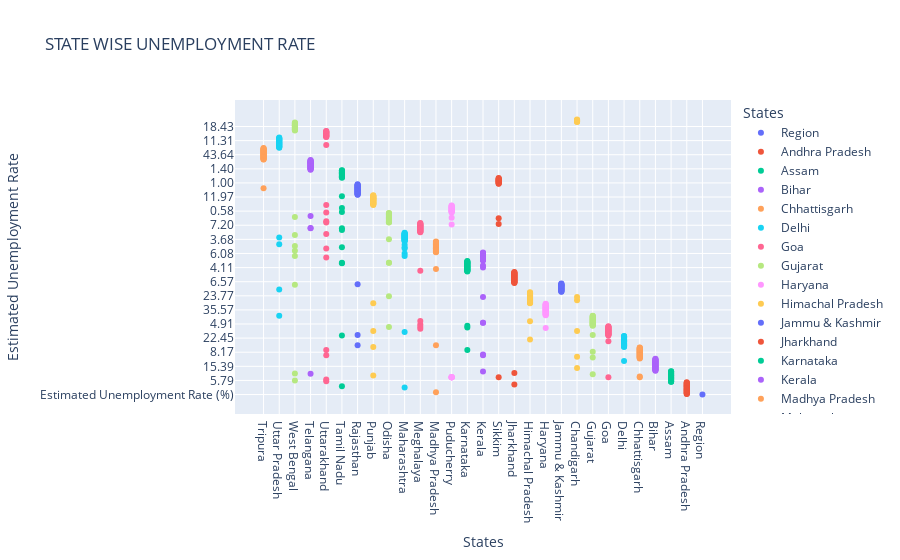

The cell this chart's notebook holds for it:
### Code cell
#visualizing the given dataset using scattered graph
fg=px.scatter(data,x='States',y='Estimated Unemployment Rate',color='States',title='STATE WISE UNEMPLOYMENT RATE',template='plotly')
fg.update_layout(xaxis={'categoryorder':'total descending'})
fg.show()

### Figure 1 — Plotly figure (JSON) as saved in the notebook; plotly's stock layout.template omitted (floating-point values rounded to 4 significant figures)
{"data": [{"hovertemplate": "States=%{x}<br>Estimated Unemployment Rate=%{y}<extra></extra>", "legendgroup": "Region", "marker": {"color": "#636efa", "symbol": "circle"}, "mode": "markers", "name": "Region", "orientation": "v", "showlegend": true, "type": "scatter", "x": ["Region"], "xaxis": "x", "y": [" Estimated Unemployment Rate (%)"], "yaxis": "y"}, {"hovertemplate": "States=%{x}<br>Estimated Unemployment Rate=%{y}<extra></extra>", "legendgroup": "Andhra Pradesh", "marker": {"color": "#EF553B", "symbol": "circle"}, "mode": "markers", "name": "Andhra Pradesh", "orientation": "v", "showlegend": true, "type": "scatter", "x": ["Andhra Pradesh", "Andhra Pradesh", "Andhra Pradesh", "Andhra Pradesh", "Andhra Pradesh", "Andhra Pradesh", "Andhra Pradesh", "Andhra Pradesh", "Andhra Pradesh", "Andhra Pradesh", "Andhra Pradesh", "Andhra Pradesh", "Andhra Pradesh", "Andhra Pradesh", "Andhra Pradesh", "Andhra Pradesh", "Andhra Pradesh", "Andhra Pradesh", "Andhra Pradesh", "Andhra Pradesh", "Andhra Pradesh", "Andhra Pradesh", "Andhra Pradesh", "Andhra Pradesh", "Andhra Pradesh", "Andhra Pradesh", "Andhra Pradesh", "Andhra Pradesh"], "xaxis": "x", "y": [" 3.65", " 3.05", " 3.75", " 3.32", " 5.17", " 3.52", " 4.12", " 4.38", " 4.84", " 5.91", " 4.06", " 16.29", " 14.46", " 0.85", " 6.09", " 3.80", " 5.64", " 4.61", " 6.01", " 4.70", " 7.54", " 7.88", " 7.11", " 5.66", " 9.88", " 32.30", " 24.91", " 5.86"], "yaxis": "y"}, {"hovertemplate": "States=%{x}<br>Estimated Unemployment Rate=%{y}<extra></extra>", "legendgroup": "Assam", "marker": {"color": "#00cc96", "symbol": "circle"}, "mode": "markers", "name": "Assam", "orientation": "v", "showlegend": true, "type": "scatter", "x": ["Assam", "Assam", "Assam", "Assam", "Assam", "Assam", "Assam", "Assam", "Assam", "Assam", "Assam", "Assam", "Assam", "Assam", "Assam", "Assam", "Assam", "Assam", "Assam", "Assam", "Assam", "Assam", "Assam", "Assam", "Assam", "Assam"], "xaxis": "x", "y": [" 4.29", " 5.08", " 4.26", " 5.79", " 4.46", " 4.65", " 4.66", " 4.29", " 3.26", " 3.77", " 9.38", " 0.00", " 7.87", " 9.89", " 3.21", " 10.39", " 9.26", " 11.17", " 6.31", " 5.02", " 7.24", " 9.98", " 10.34", " 8.37", " 10.77", " 3.42"], "yaxis": "y"}, {"hovertemplate": "States=%{x}<br>Estimated Unemployment Rate=%{y}<extra></extra>", "legendgroup": "Bihar", "marker": {"color": "#ab63fa", "symbol": "circle"}, "mode": "markers", "name": "Bihar", "orientation": "v", "showlegend": true, "type": "scatter", "x": ["Bihar", "Bihar", "Bihar", "Bihar", "Bihar", "Bihar", "Bihar", "Bihar", "Bihar", "Bihar", "Bihar", "Bihar", "Bihar", "Bihar", "Bihar", "Bihar", "Bihar", "Bihar", "Bihar", "Bihar", "Bihar", "Bihar", "Bihar", "Bihar", "Bihar", "Bihar", "Bihar", "Bihar"], "xaxis": "x", "y": [" 9.27", " 10.20", " 13.44", " 11.00", " 8.87", " 12.47", " 12.40", " 10.16", " 9.13", " 9.61", " 15.39", " 45.09", " 47.26", " 20.49", " 19.90", " 13.29", " 16.41", " 17.66", " 20.46", " 14.06", " 17.62", " 14.91", " 20.69", " 15.11", " 15.73", " 58.77", " 37.87", " 12.45"], "yaxis": "y"}, {"hovertemplate": "States=%{x}<br>Estimated Unemployment Rate=%{y}<extra></extra>", "legendgroup": "Chhattisgarh", "marker": {"color": "#FFA15A", "symbol": "circle"}, "mode": "markers", "name": "Chhattisgarh", "orientation": "v", "showlegend": true, "type": "scatter", "x": ["Chhattisgarh", "Chhattisgarh", "Chhattisgarh", "Chhattisgarh", "Chhattisgarh", "Chhattisgarh", "Chhattisgarh", "Chhattisgarh", "Chhattisgarh", "Chhattisgarh", "Chhattisgarh", "Chhattisgarh", "Chhattisgarh", "Chhattisgarh", "Chhattisgarh", "Chhattisgarh", "Chhattisgarh", "Chhattisgarh", "Chhattisgarh", "Chhattisgarh", "Chhattisgarh", "Chhattisgarh", "Chhattisgarh", "Chhattisgarh", "Chhattisgarh", "Chhattisgarh", "Chhattisgarh", "Chhattisgarh"], "xaxis": "x", "y": [" 9.82", " 6.76", " 4.54", " 4.64", " 8.33", " 6.96", " 2.77", " 6.11", " 9.89", " 7.89", " 7.31", " 0.00", " 7.64", " 10.14", " 9.77", " 11.77", " 8.17", " 6.29", " 9.46", " 10.27", " 8.32", " 3.57", " 9.01", " 9.79", " 8.21", " 20.13", " 24.10", " 27.07"], "yaxis": "y"}, {"hovertemplate": "States=%{x}<br>Estimated Unemployment Rate=%{y}<extra></extra>", "legendgroup": "Delhi", "marker": {"color": "#19d3f3", "symbol": "circle"}, "mode": "markers", "name": "Delhi", "orientation": "v", "showlegend": true, "type": "scatter", "x": ["Delhi", "Delhi", "Delhi", "Delhi", "Delhi", "Delhi", "Delhi", "Delhi", "Delhi", "Delhi", "Delhi", "Delhi", "Delhi", "Delhi", "Delhi", "Delhi", "Delhi", "Delhi", "Delhi", "Delhi", "Delhi", "Delhi", "Delhi", "Delhi", "Delhi", "Delhi", "Delhi", "Delhi"], "xaxis": "x", "y": [" 12.56", " 9.33", " 11.07", " 17.18", " 12.50", " 15.84", " 11.11", " 16.97", " 13.48", " 13.81", " 15.18", " 20.69", " 22.76", " 21.14", " 12.31", " 12.76", " 14.68", " 13.52", " 20.59", " 12.41", " 16.11", " 11.07", " 22.45", " 14.86", " 17.09", " 16.51", " 45.78", " 18.11"], "yaxis": "y"}, {"hovertemplate": "States=%{x}<br>Estimated Unemployment Rate=%{y}<extra></extra>", "legendgroup": "Goa", "marker": {"color": "#FF6692", "symbol": "circle"}, "mode": "markers", "name": "Goa", "orientation": "v", "showlegend": true, "type": "scatter", "x": ["Goa", "Goa", "Goa", "Goa", "Goa", "Goa", "Goa", "Goa", "Goa", "Goa", "Goa", "Goa", "Goa", "Goa", "Goa", "Goa", "Goa", "Goa", "Goa", "Goa", "Goa", "Goa", "Goa", "Goa"], "xaxis": "x", "y": [" 2.91", " 5.45", " 10.98", " 1.98", " 3.61", " 7.21", " 23.71", " 3.54", " 5.38", " 0.00", " 15.91", " 20.00", " 2.75", " 13.33", " 12.28", " 4.90", " 3.16", " 12.31", " 25.20", " 16.22", " 10.92", " 4.31", " 4.76", " 11.76"], "yaxis": "y"}, {"hovertemplate": "States=%{x}<br>Estimated Unemployment Rate=%{y}<extra></extra>", "legendgroup": "Gujarat", "marker": {"color": "#B6E880", "symbol": "circle"}, "mode": "markers", "name": "Gujarat", "orientation": "v", "showlegend": true, "type": "scatter", "x": ["Gujarat", "Gujarat", "Gujarat", "Gujarat", "Gujarat", "Gujarat", "Gujarat", "Gujarat", "Gujarat", "Gujarat", "Gujarat", "Gujarat", "Gujarat", "Gujarat", "Gujarat", "Gujarat", "Gujarat", "Gujarat", "Gujarat", "Gujarat", "Gujarat", "Gujarat", "Gujarat", "Gujarat", "Gujarat", "Gujarat", "Gujarat", "Gujarat"], "xaxis": "x", "y": [" 2.88", " 4.77", " 4.58", " 3.70", " 6.29", " 4.91", " 4.68", " 3.46", " 5.35", " 6.64", " 7.59", " 12.00", " 14.58", " 1.41", " 4.09", " 6.31", " 5.15", " 4.20", " 5.96", " 5.45", " 7.53", " 5.71", " 5.82", " 6.04", " 5.39", " 25.94", " 11.62", " 4.54"], "yaxis": "y"}, {"hovertemplate": "States=%{x}<br>Estimated Unemployment Rate=%{y}<extra></extra>", "legendgroup": "Haryana", "marker": {"color": "#FF97FF", "symbol": "circle"}, "mode": "markers", "name": "Haryana", "orientation": "v", "showlegend": true, "type": "scatter", "x": ["Haryana", "Haryana", "Haryana", "Haryana", "Haryana", "Haryana", "Haryana", "Haryana", "Haryana", "Haryana", "Haryana", "Haryana", "Haryana", "Haryana", "Haryana", "Haryana", "Haryana", "Haryana", "Haryana", "Haryana", "Haryana", "Haryana", "Haryana", "Haryana", "Haryana", "Haryana", "Haryana", "Haryana"], "xaxis": "x", "y": [" 14.54", " 23.08", " 16.22", " 30.94", " 16.36", " 24.17", " 16.59", " 29.56", " 16.21", " 27.19", " 23.92", " 41.61", " 34.22", " 35.57", " 24.67", " 20.42", " 25.45", " 24.19", " 26.84", " 21.04", " 27.06", " 23.65", " 27.24", " 23.29", " 27.14", " 46.89", " 38.46", " 29.41"], "yaxis": "y"}, {"hovertemplate": "States=%{x}<br>Estimated Unemployment Rate=%{y}<extra></extra>", "legendgroup": "Himachal Pradesh", "marker": {"color": "#FECB52", "symbol": "circle"}, "mode": "markers", "name": "Himachal Pradesh", "orientation": "v", "showlegend": true, "type": "scatter", "x": ["Himachal Pradesh", "Himachal Pradesh", "Himachal Pradesh", "Himachal Pradesh", "Himachal Pradesh", "Himachal Pradesh", "Himachal Pradesh", "Himachal Pradesh", "Himachal Pradesh", "Himachal Pradesh", "Himachal Pradesh", "Himachal Pradesh", "Himachal Pradesh", "Himachal Pradesh", "Himachal Pradesh", "Himachal Pradesh", "Himachal Pradesh", "Himachal Pradesh", "Himachal Pradesh", "Himachal Pradesh", "Himachal Pradesh", "Himachal Pradesh", "Himachal Pradesh", "Himachal Pradesh", "Himachal Pradesh", "Himachal Pradesh", "Himachal Pradesh", "Himachal Pradesh"], "xaxis": "x", "y": [" 13.68", " 11.43", " 20.59", " 18.56", " 15.98", " 15.81", " 22.86", " 19.46", " 16.67", " 15.42", " 17.71", " 2.13", " 25.64", " 1.12", " 10.88", " 21.43", " 21.51", " 24.48", " 12.00", " 23.77", " 27.27", " 25.32", " 18.15", " 27.31", " 26.44", " 2.70", " 50.00", " 10.81"], "yaxis": "y"}, {"hovertemplate": "States=%{x}<br>Estimated Unemployment Rate=%{y}<extra></extra>", "legendgroup": "Jammu & Kashmir", "marker": {"color": "#636efa", "symbol": "circle"}, "mode": "markers", "name": "Jammu & Kashmir", "orientation": "v", "showlegend": true, "type": "scatter", "x": ["Jammu & Kashmir", "Jammu & Kashmir", "Jammu & Kashmir", "Jammu & Kashmir", "Jammu & Kashmir", "Jammu & Kashmir", "Jammu & Kashmir", "Jammu & Kashmir", "Jammu & Kashmir", "Jammu & Kashmir", "Jammu & Kashmir", "Jammu & Kashmir", "Jammu & Kashmir", "Jammu & Kashmir", "Jammu & Kashmir", "Jammu & Kashmir", "Jammu & Kashmir", "Jammu & Kashmir", "Jammu & Kashmir", "Jammu & Kashmir", "Jammu & Kashmir"], "xaxis": "x", "y": [" 12.78", " 12.09", " 13.67", " 11.32", " 19.27", " 14.73", " 22.19", " 21.23", " 16.00", " 2.22", " 18.97", " 23.04", " 19.88", " 21.55", " 24.06", " 14.29", " 7.02", " 18.54", " 19.86", " 14.29", " 12.96"], "yaxis": "y"}, {"hovertemplate": "States=%{x}<br>Estimated Unemployment Rate=%{y}<extra></extra>", "legendgroup": "Jharkhand", "marker": {"color": "#EF553B", "symbol": "circle"}, "mode": "markers", "name": "Jharkhand", "orientation": "v", "showlegend": true, "type": "scatter", "x": ["Jharkhand", "Jharkhand", "Jharkhand", "Jharkhand", "Jharkhand", "Jharkhand", "Jharkhand", "Jharkhand", "Jharkhand", "Jharkhand", "Jharkhand", "Jharkhand", "Jharkhand", "Jharkhand", "Jharkhand", "Jharkhand", "Jharkhand", "Jharkhand", "Jharkhand", "Jharkhand", "Jharkhand", "Jharkhand", "Jharkhand", "Jharkhand", "Jharkhand", "Jharkhand", "Jharkhand", "Jharkhand"], "xaxis": "x", "y": [" 7.11", " 8.46", " 9.98", " 12.06", " 7.12", " 6.57", " 8.07", " 15.15", " 6.16", " 9.06", " 5.01", " 41.72", " 55.10", " 21.53", " 17.23", " 20.51", " 15.67", " 20.25", " 21.16", " 19.05", " 17.34", " 22.01", " 22.96", " 19.67", " 16.40", " 61.48", " 70.17", " 19.38"], "yaxis": "y"}, {"hovertemplate": "States=%{x}<br>Estimated Unemployment Rate=%{y}<extra></extra>", "legendgroup": "Karnataka", "marker": {"color": "#00cc96", "symbol": "circle"}, "mode": "markers", "name": "Karnataka", "orientation": "v", "showlegend": true, "type": "scatter", "x": ["Karnataka", "Karnataka", "Karnataka", "Karnataka", "Karnataka", "Karnataka", "Karnataka", "Karnataka", "Karnataka", "Karnataka", "Karnataka", "Karnataka", "Karnataka", "Karnataka", "Karnataka", "Karnataka", "Karnataka", "Karnataka", "Karnataka", "Karnataka", "Karnataka", "Karnataka", "Karnataka", "Karnataka", "Karnataka", "Karnataka", "Karnataka", "Karnataka"], "xaxis": "x", "y": [" 5.46", " 5.98", " 0.52", " 0.37", " 3.20", " 7.13", " 1.19", " 0.41", " 2.57", " 4.11", " 2.39", " 33.17", " 23.72", " 10.92", " 6.56", " 5.00", " 2.29", " 1.27", " 3.57", " 3.87", " 3.44", " 1.56", " 3.31", " 2.88", " 4.92", " 25.12", " 15.88", " 6.12"], "yaxis": "y"}, {"hovertemplate": "States=%{x}<br>Estimated Unemployment Rate=%{y}<extra></extra>", "legendgroup": "Kerala", "marker": {"color": "#ab63fa", "symbol": "circle"}, "mode": "markers", "name": "Kerala", "orientation": "v", "showlegend": true, "type": "scatter", "x": ["Kerala", "Kerala", "Kerala", "Kerala", "Kerala", "Kerala", "Kerala", "Kerala", "Kerala", "Kerala", "Kerala", "Kerala", "Kerala", "Kerala", "Kerala", "Kerala", "Kerala", "Kerala", "Kerala", "Kerala", "Kerala", "Kerala", "Kerala", "Kerala", "Kerala", "Kerala", "Kerala", "Kerala"], "xaxis": "x", "y": [" 6.63", " 9.00", " 4.95", " 10.32", " 5.35", " 9.14", " 5.00", " 10.77", " 4.11", " 8.91", " 8.85", " 10.71", " 23.38", " 27.66", " 6.11", " 6.67", " 7.58", " 7.69", " 5.52", " 5.35", " 6.71", " 7.31", " 6.65", " 6.08", " 9.14", " 21.43", " 30.28", " 12.17"], "yaxis": "y"}, {"hovertemplate": "States=%{x}<br>Estimated Unemployment Rate=%{y}<extra></extra>", "legendgroup": "Madhya Pradesh", "marker": {"color": "#FFA15A", "symbol": "circle"}, "mode": "markers", "name": "Madhya Pradesh", "orientation": "v", "showlegend": true, "type": "scatter", "x": ["Madhya Pradesh", "Madhya Pradesh", "Madhya Pradesh", "Madhya Pradesh", "Madhya Pradesh", "Madhya Pradesh", "Madhya Pradesh", "Madhya Pradesh", "Madhya Pradesh", "Madhya Pradesh", "Madhya Pradesh", "Madhya Pradesh", "Madhya Pradesh", "Madhya Pradesh", "Madhya Pradesh", "Madhya Pradesh", "Madhya Pradesh", "Madhya Pradesh", "Madhya Pradesh", "Madhya Pradesh", "Madhya Pradesh", "Madhya Pradesh", "Madhya Pradesh", "Madhya Pradesh", "Madhya Pradesh", "Madhya Pradesh", "Madhya Pradesh", "Madhya Pradesh"], "xaxis": "x", "y": [" 3.63", " 4.25", " 3.92", " 4.94", " 3.08", " 2.98", " 2.72", " 2.94", " 3.66", " 4.42", " 1.19", " 12.50", " 22.46", " 6.46", " 3.91", " 6.38", " 7.38", " 6.82", " 7.00", " 4.40", " 6.06", " 6.20", " 5.17", " 4.96", " 4.80", " 11.94", " 40.49", " 12.72"], "yaxis": "y"}, {"hovertemplate": "States=%{x}<br>Estimated Unemployment Rate=%{y}<extra></extra>", "legendgroup": "Maharashtra", "marker": {"color": "#19d3f3", "symbol": "circle"}, "mode": "markers", "name": "Maharashtra", "orientation": "v", "showlegend": true, "type": "scatter", "x": ["Maharashtra", "Maharashtra", "Maharashtra", "Maharashtra", "Maharashtra", "Maharashtra", "Maharashtra", "Maharashtra", "Maharashtra", "Maharashtra", "Maharashtra", "Maharashtra", "Maharashtra", "Maharashtra", "Maharashtra", "Maharashtra", "Maharashtra", "Maharashtra", "Maharashtra", "Maharashtra", "Maharashtra", "Maharashtra", "Maharashtra", "Maharashtra", "Maharashtra", "Maharashtra", "Maharashtra", "Maharashtra"], "xaxis": "x", "y": [" 3.67", " 4.34", " 3.66", " 3.76", " 4.40", " 3.81", " 3.68", " 3.03", " 3.80", " 4.24", " 5.38", " 25.28", " 16.89", " 9.40", " 6.08", " 6.46", " 6.35", " 7.57", " 7.60", " 7.51", " 7.60", " 7.83", " 6.67", " 5.34", " 6.34", " 14.99", " 15.92", " 10.01"], "yaxis": "y"}, {"hovertemplate": "States=%{x}<br>Estimated Unemployment Rate=%{y}<extra></extra>", "legendgroup": "Meghalaya", "marker": {"color": "#FF6692", "symbol": "circle"}, "mode": "markers", "name": "Meghalaya", "orientation": "v", "showlegend": true, "type": "scatter", "x": ["Meghalaya", "Meghalaya", "Meghalaya", "Meghalaya", "Meghalaya", "Meghalaya", "Meghalaya", "Meghalaya", "Meghalaya", "Meghalaya", "Meghalaya", "Meghalaya", "Meghalaya", "Meghalaya", "Meghalaya", "Meghalaya", "Meghalaya", "Meghalaya", "Meghalaya", "Meghalaya", "Meghalaya", "Meghalaya", "Meghalaya", "Meghalaya", "Meghalaya", "Meghalaya", "Meghalaya"], "xaxis": "x", "y": [" 3.16", " 4.23", " 1.03", " 0.52", " 0.24", " 3.70", " 1.50", " 1.80", " 0.97", " 2.76", " 1.28", " 8.38", " 3.73", " 1.35", " 8.40", " 8.66", " 4.43", " 5.80", " 5.30", " 7.20", " 3.02", " 5.21", " 4.76", " 7.37", " 2.80", " 17.39", " 14.58"], "yaxis": "y"}, {"hovertemplate": "States=%{x}<br>Estimated Unemployment Rate=%{y}<extra></extra>", "legendgroup": "Odisha", "marker": {"color": "#B6E880", "symbol": "circle"}, "mode": "markers", "name": "Odisha", "orientation": "v", "showlegend": true, "type": "scatter", "x": ["Odisha", "Odisha", "Odisha", "Odisha", "Odisha", "Odisha", "Odisha", "Odisha", "Odisha", "Odisha", "Odisha", "Odisha", "Odisha", "Odisha", "Odisha", "Odisha", "Odisha", "Odisha", "Odisha", "Odisha", "Odisha", "Odisha", "Odisha", "Odisha", "Odisha", "Odisha", "Odisha", "Odisha"], "xaxis": "x", "y": [" 4.17", " 4.71", " 3.31", " 3.68", " 4.31", " 4.28", " 4.72", " 4.67", " 1.81", " 3.31", " 15.09", " 24.48", " 9.45", " 4.59", " 2.95", " 2.63", " 1.78", " 3.50", " 3.78", " 4.50", " 2.23", " 3.36", " 2.28", " 2.19", " 3.96", " 20.50", " 10.00", " 2.18"], "yaxis": "y"}, {"hovertemplate": "States=%{x}<br>Estimated Unemployment Rate=%{y}<extra></extra>", "legendgroup": "Puducherry", "marker": {"color": "#FF97FF", "symbol": "circle"}, "mode": "markers", "name": "Puducherry", "orientation": "v", "showlegend": true, "type": "scatter", "x": ["Puducherry", "Puducherry", "Puducherry", "Puducherry", "Puducherry", "Puducherry", "Puducherry", "Puducherry", "Puducherry", "Puducherry", "Puducherry", "Puducherry", "Puducherry", "Puducherry", "Puducherry", "Puducherry", "Puducherry", "Puducherry", "Puducherry", "Puducherry", "Puducherry", "Puducherry", "Puducherry", "Puducherry", "Puducherry", "Puducherry"], "xaxis": "x", "y": [" 0.00", " 0.00", " 0.00", " 4.85", " 0.00", " 1.18", " 0.00", " 1.99", " 0.58", " 1.74", " 2.31", " 74.51", " 1.25", " 0.00", " 0.00", " 8.95", " 1.22", " 1.17", " 1.37", " 5.21", " 0.57", " 1.78", " 0.62", " 76.74", " 75.00", " 4.55"], "yaxis": "y"}, {"hovertemplate": "States=%{x}<br>Estimated Unemployment Rate=%{y}<extra></extra>", "legendgroup": "Punjab", "marker": {"color": "#FECB52", "symbol": "circle"}, "mode": "markers", "name": "Punjab", "orientation": "v", "showlegend": true, "type": "scatter", "x": ["Punjab", "Punjab", "Punjab", "Punjab", "Punjab", "Punjab", "Punjab", "Punjab", "Punjab", "Punjab", "Punjab", "Punjab", "Punjab", "Punjab", "Punjab", "Punjab", "Punjab", "Punjab", "Punjab", "Punjab", "Punjab", "Punjab", "Punjab", "Punjab", "Punjab", "Punjab", "Punjab", "Punjab"], "xaxis": "x", "y": [" 9.17", " 12.21", " 9.64", " 6.69", " 8.59", " 12.56", " 7.07", " 6.13", " 9.69", " 10.41", " 10.51", " 3.69", " 40.59", " 20.00", " 13.49", " 13.17", " 11.61", " 11.99", " 15.69", " 13.75", " 10.39", " 11.97", " 13.68", " 11.99", " 9.97", " 1.13", " 20.54", " 10.55"], "yaxis": "y"}, {"hovertemplate": "States=%{x}<br>Estimated Unemployment Rate=%{y}<extra></extra>", "legendgroup": "Rajasthan", "marker": {"color": "#636efa", "symbol": "circle"}, "mode": "markers", "name": "Rajasthan", "orientation": "v", "showlegend": true, "type": "scatter", "x": ["Rajasthan", "Rajasthan", "Rajasthan", "Rajasthan", "Rajasthan", "Rajasthan", "Rajasthan", "Rajasthan", "Rajasthan", "Rajasthan", "Rajasthan", "Rajasthan", "Rajasthan", "Rajasthan", "Rajasthan", "Rajasthan", "Rajasthan", "Rajasthan", "Rajasthan", "Rajasthan", "Rajasthan", "Rajasthan", "Rajasthan", "Rajasthan", "Rajasthan", "Rajasthan", "Rajasthan", "Rajasthan"], "xaxis": "x", "y": [" 4.03", " 13.70", " 9.70", " 12.50", " 5.45", " 14.66", " 10.47", " 13.96", " 8.00", " 14.48", " 9.47", " 12.25", " 10.45", " 13.86", " 13.62", " 14.36", " 11.67", " 14.71", " 12.63", " 13.02", " 14.30", " 18.04", " 18.82", " 17.02", " 18.54", " 35.53", " 25.35", " 13.04"], "yaxis": "y"}, {"hovertemplate": "States=%{x}<br>Estimated Unemployment Rate=%{y}<extra></extra>", "legendgroup": "Sikkim", "marker": {"color": "#EF553B", "symbol": "circle"}, "mode": "markers", "name": "Sikkim", "orientation": "v", "showlegend": true, "type": "scatter", "x": ["Sikkim", "Sikkim", "Sikkim", "Sikkim", "Sikkim", "Sikkim", "Sikkim", "Sikkim", "Sikkim", "Sikkim", "Sikkim", "Sikkim", "Sikkim", "Sikkim", "Sikkim", "Sikkim", "Sikkim"], "xaxis": "x", "y": [" 5.48", " 13.11", " 1.00", " 0.00", " 5.81", " 8.20", " 7.76", " 2.56", " 4.82", " 4.81", " 9.68", " 4.04", " 7.37", " 20.45", " 5.77", " 19.75", " 2.63"], "yaxis": "y"}, {"hovertemplate": "States=%{x}<br>Estimated Unemployment Rate=%{y}<extra></extra>", "legendgroup": "Tamil Nadu", "marker": {"color": "#00cc96", "symbol": "circle"}, "mode": "markers", "name": "Tamil Nadu", "orientation": "v", "showlegend": true, "type": "scatter", "x": ["Tamil Nadu", "Tamil Nadu", "Tamil Nadu", "Tamil Nadu", "Tamil Nadu", "Tamil Nadu", "Tamil Nadu", "Tamil Nadu", "Tamil Nadu", "Tamil Nadu", "Tamil Nadu", "Tamil Nadu", "Tamil Nadu", "Tamil Nadu", "Tamil Nadu", "Tamil Nadu", "Tamil Nadu", "Tamil Nadu", "Tamil Nadu", "Tamil Nadu", "Tamil Nadu", "Tamil Nadu", "Tamil Nadu", "Tamil Nadu", "Tamil Nadu", "Tamil Nadu", "Tamil Nadu", "Tamil Nadu"], "xaxis": "x", "y": [" 0.97", " 0.92", " 6.01", " 2.91", " 1.71", " 1.46", " 2.46", " 3.73", " 1.18", " 1.17", " 6.36", " 53.19", " 38.73", " 2.06", " 0.89", " 1.56", " 3.18", " 9.53", " 1.86", " 1.13", " 2.65", " 8.05", " 2.05", " 3.31", " 6.46", " 45.55", " 25.95", " 24.93"], "yaxis": "y"}, {"hovertemplate": "States=%{x}<br>Estimated Unemployment Rate=%{y}<extra></extra>", "legendgroup": "Telangana", "marker": {"color": "#ab63fa", "symbol": "circle"}, "mode": "markers", "name": "Telangana", "orientation": "v", "showlegend": true, "type": "scatter", "x": ["Telangana", "Telangana", "Telangana", "Telangana", "Telangana", "Telangana", "Telangana", "Telangana", "Telangana", "Telangana", "Telangana", "Telangana", "Telangana", "Telangana", "Telangana", "Telangana", "Telangana", "Telangana", "Telangana", "Telangana", "Telangana", "Telangana", "Telangana", "Telangana", "Telangana", "Telangana", "Telangana", "Telangana"], "xaxis": "x", "y": [" 2.23", " 5.92", " 2.45", " 1.40", " 5.49", " 7.29", " 6.47", " 1.35", " 5.02", " 9.02", " 5.63", " 4.51", " 34.01", " 19.30", " 1.52", " 1.43", " 3.73", " 4.19", " 6.19", " 6.74", " 5.23", " 4.22", " 6.49", " 6.74", " 6.10", " 10.50", " 36.57", " 6.92"], "yaxis": "y"}, {"hovertemplate": "States=%{x}<br>Estimated Unemployment Rate=%{y}<extra></extra>", "legendgroup": "Tripura", "marker": {"color": "#FFA15A", "symbol": "circle"}, "mode": "markers", "name": "Tripura", "orientation": "v", "showlegend": true, "type": "scatter", "x": ["Tripura", "Tripura", "Tripura", "Tripura", "Tripura", "Tripura", "Tripura", "Tripura", "Tripura", "Tripura", "Tripura", "Tripura", "Tripura", "Tripura", "Tripura", "Tripura", "Tripura", "Tripura", "Tripura", "Tripura", "Tripura", "Tripura", "Tripura", "Tripura", "Tripura", "Tripura", "Tripura", "Tripura"], "xaxis": "x", "y": [" 29.25", " 26.64", " 22.47", " 25.49", " 30.23", " 27.54", " 25.25", " 26.53", " 31.91", " 26.22", " 31.61", " 43.64", " 14.71", " 18.84", " 34.69", " 25.59", " 25.81", " 33.45", " 33.57", " 26.67", " 27.15", " 33.48", " 34.37", " 33.88", " 25.69", " 34.88", " 16.78", " 27.47"], "yaxis": "y"}, {"hovertemplate": "States=%{x}<br>Estimated Unemployment Rate=%{y}<extra></extra>", "legendgroup": "Uttar Pradesh", "marker": {"color": "#19d3f3", "symbol": "circle"}, "mode": "markers", "name": "Uttar Pradesh", "orientation": "v", "showlegend": true, "type": "scatter", "x": ["Uttar Pradesh", "Uttar Pradesh", "Uttar Pradesh", "Uttar Pradesh", "Uttar Pradesh", "Uttar Pradesh", "Uttar Pradesh", "Uttar Pradesh", "Uttar Pradesh", "Uttar Pradesh", "Uttar Pradesh", "Uttar Pradesh", "Uttar Pradesh", "Uttar Pradesh", "Uttar Pradesh", "Uttar Pradesh", "Uttar Pradesh", "Uttar Pradesh", "Uttar Pradesh", "Uttar Pradesh", "Uttar Pradesh", "Uttar Pradesh", "Uttar Pradesh", "Uttar Pradesh", "Uttar Pradesh", "Uttar Pradesh", "Uttar Pradesh", "Uttar Pradesh"], "xaxis": "x", "y": [" 10.26", " 11.13", " 9.19", " 11.47", " 6.45", " 10.18", " 6.94", " 8.43", " 6.06", " 8.12", " 9.37", " 19.92", " 16.89", " 8.51", " 14.40", " 11.62", " 11.80", " 14.73", " 13.58", " 10.35", " 11.31", " 12.37", " 12.34", " 11.65", " 12.32", " 26.94", " 32.06", " 13.05"], "yaxis": "y"}, {"hovertemplate": "States=%{x}<br>Estimated Unemployment Rate=%{y}<extra></extra>", "legendgroup": "Uttarakhand", "marker": {"color": "#FF6692", "symbol": "circle"}, "mode": "markers", "name": "Uttarakhand", "orientation": "v", "showlegend": true, "type": "scatter", "x": ["Uttarakhand", "Uttarakhand", "Uttarakhand", "Uttarakhand", "Uttarakhand", "Uttarakhand", "Uttarakhand", "Uttarakhand", "Uttarakhand", "Uttarakhand", "Uttarakhand", "Uttarakhand", "Uttarakhand", "Uttarakhand", "Uttarakhand", "Uttarakhand", "Uttarakhand", "Uttarakhand", "Uttarakhand", "Uttarakhand", "Uttarakhand", "Uttarakhand", "Uttarakhand", "Uttarakhand", "Uttarakhand", "Uttarakhand", "Uttarakhand"], "xaxis": "x", "y": [" 1.63", " 4.65", " 5.74", " 6.11", " 3.47", " 4.83", " 5.56", " 4.52", " 4.17", " 4.85", " 3.66", " 3.57", " 10.71", " 9.17", " 4.69", " 6.94", " 7.43", " 9.62", " 4.72", " 6.34", " 7.39", " 8.92", " 5.28", " 8.15", " 13.18", " 17.36", " 5.08"], "yaxis": "y"}, {"hovertemplate": "States=%{x}<br>Estimated Unemployment Rate=%{y}<extra></extra>", "legendgroup": "West Bengal", "marker": {"color": "#B6E880", "symbol": "circle"}, "mode": "markers", "name": "West Bengal", "orientation": "v", "showlegend": true, "type": "scatter", "x": ["West Bengal", "West Bengal", "West Bengal", "West Bengal", "West Bengal", "West Bengal", "West Bengal", "West Bengal", "West Bengal", "West Bengal", "West Bengal", "West Bengal", "West Bengal", "West Bengal", "West Bengal", "West Bengal", "West Bengal", "West Bengal", "West Bengal", "West Bengal", "West Bengal", "West Bengal", "West Bengal", "West Bengal", "West Bengal", "West Bengal", "West Bengal", "West Bengal"], "xaxis": "x", "y": [" 6.02", " 5.85", " 5.62", " 5.58", " 5.26", " 6.78", " 5.83", " 5.79", " 6.79", " 3.78", " 7.02", " 18.32", " 18.43", " 4.94", " 7.25", " 7.38", " 7.91", " 7.27", " 7.79", " 7.83", " 6.61", " 7.24", " 7.27", " 7.55", " 6.67", " 15.63", " 15.22", " 9.86"], "yaxis": "y"}, {"hovertemplate": "States=%{x}<br>Estimated Unemployment Rate=%{y}<extra></extra>", "legendgroup": "Chandigarh", "marker": {"color": "#FECB52", "symbol": "circle"}, "mode": "markers", "name": "Chandigarh", "orientation": "v", "showlegend": true, "type": "scatter", "x": ["Chandigarh", "Chandigarh", "Chandigarh", "Chandigarh", "Chandigarh", "Chandigarh", "Chandigarh", "Chandigarh", "Chandigarh", "Chandigarh", "Chandigarh", "Chandigarh"], "xaxis": "x", "y": [" 18.35", " 12.40", " 21.80", " 9.52", " 20.14", " 13.99", " 22.05", " 8.33", " 20.00", " 16.67", " 21.43", " 7.22"], "yaxis": "y"}], "layout": {"legend": {"title": {"text": "States"}, "tracegroupgap": 0}, "title": {"text": "STATE WISE UNEMPLOYMENT RATE"}, "xaxis": {"anchor": "y", "categoryarray": ["Region", "Andhra Pradesh", "Assam", "Bihar", "Chhattisgarh", "Delhi", "Goa", "Gujarat", "Haryana", "Himachal Pradesh", "Jammu & Kashmir", "Jharkhand", "Karnataka", "Kerala", "Madhya Pradesh", "Maharashtra", "Meghalaya", "Odisha", "Puducherry", "Punjab", "Rajasthan", "Sikkim", "Tamil Nadu", "Telangana", "Tripura", "Uttar Pradesh", "Uttarakhand", "West Bengal", null, "Chandigarh"], "categoryorder": "total descending", "domain": [0, 1], "title": {"text": "States"}}, "yaxis": {"anchor": "x", "domain": [0, 1], "title": {"text": "Estimated Unemployment Rate"}}}}
